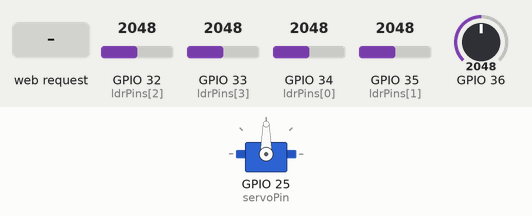
This program was run on a simulated ESP32. Shown: servo. The inputs (shaded band) are chosen by the test bench; at power-on: GPIO 33 (ldrPins[3]) = 2048, GPIO 32 (ldrPins[2]) = 2048, GPIO 35 (ldrPins[1]) = 2048, GPIO 34 (ldrPins[0]) = 2048, GPIO 36 = 2048 (analog values on the 0–4095 scale). Random numbers use the default seed unless the program sets one; what the program prints to the serial monitor is not drawn.

Above: at 1.2 s.
1.3 s: GPIO 33 (ldrPins[3]) set to 122
At 2.7 s:
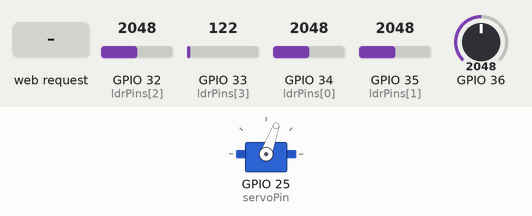
3.2 s: GPIO 32 (ldrPins[2]) set to 122
At 4.6 s:
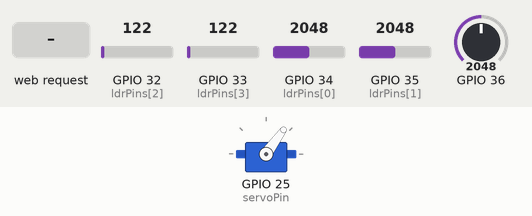
5.0 s: HTTP request GET /control?mode=manual received
At 6.4 s:
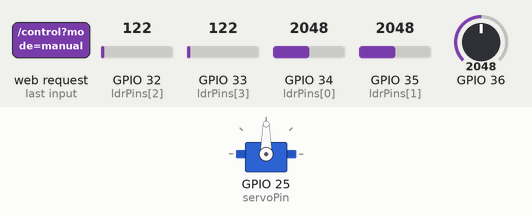
7.2 s: HTTP request GET /control?mode=sunny received
At 8.3 s:
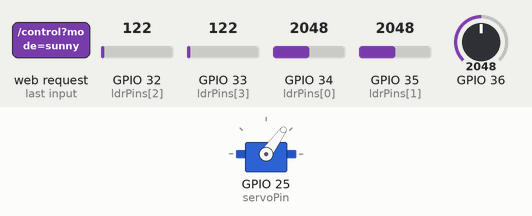
9.4 s: GPIO 35 (ldrPins[1]) set to 2866
At 10.6 s:
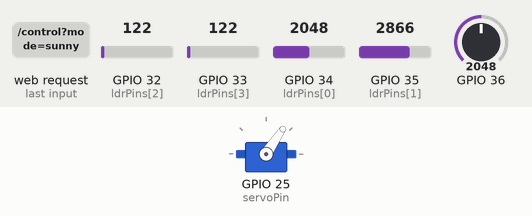
10.9 s: GPIO 34 (ldrPins[0]) set to 1228
At 11.9 s:
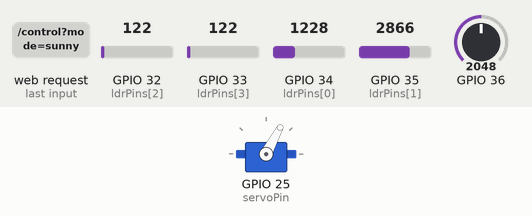
Timing chart, 0 to 13.5 s (numbered marks = the images above; inputs shaded):
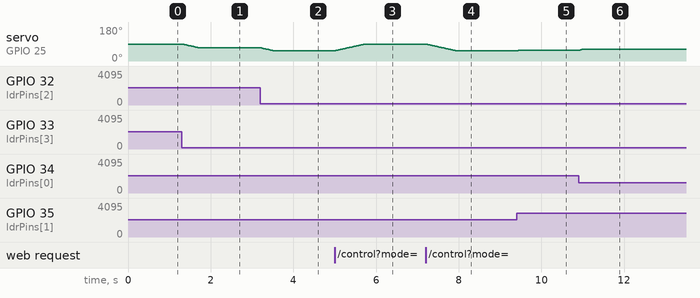

Measured:
- after the input at 1.3 s, servo on GPIO 25 (servoPin): moves from 90° to 70° over 0.39 s, starting at once
- after the input at 3.2 s, servo on GPIO 25 (servoPin): moves from 70° to 54° over 0.31 s, starting at once
- after the input at 5.0 s, servo on GPIO 25 (servoPin): moves from 54° to 90° over 0.72 s, starting at once
- after the input at 7.2 s, servo on GPIO 25 (servoPin): moves from 90° to 54° over 0.72 s, starting at once
- after the input at 9.4 s, servo on GPIO 25 (servoPin): 54° → 56° at once
- after the input at 10.9 s, servo on GPIO 25 (servoPin): 56° → 62° at once

The program:

main.cpp
```cpp
#include <WiFi.h>
#include <WebServer.h>
#include <ESP32Servo.h>
#include <ESPmDNS.h>
#include "webpage.h"

/* ================== GLOBAL ================== */
volatile double panelVoltage = 0.0;
volatile int servoAngle = 90;
volatile int ldrValues[4] = {0,0,0,0};
volatile bool manualMode = false;
volatile int manualAngle = 90;

#define HISTORY 60
volatile float voltageHistory[HISTORY];
volatile int historyIndex = 0;

const float assumedCurrent = 0.8;

/* ================== SERVO ================== */
Servo myServo;
int currentServoPos = 90;
const int servoPin = 25;

/* ================== LDR CONFIG ================== */
const int ldrPins[4]   = {34,35,32,33};
const int ldrAngles[4] = {30,70,110,150};
const int ldrMax[4]    = {2000,3000,2700,1000};

/* ================== WIFI ================== */
const char* ssid = "ESP32-Solar";
const char* password = "12345678";
WebServer server(80);

/* ================== API ================== */
void handleRoot(){ server.send_P(200,"text/html",webpage); }

void handleData(){
 String json="{";
 json+="\"voltage\":"+String(panelVoltage,2)+",";
 json+="\"power\":"+String(panelVoltage*assumedCurrent,2)+",";
 json+="\"angle\":"+String(servoAngle)+",";
 json+="\"mode\":\""+String(manualMode?"manual":"auto")+"\",";
 json+="\"ldr\":["+String(ldrValues[0])+","+String(ldrValues[1])+","+String(ldrValues[2])+","+String(ldrValues[3])+"]";
 json+="}";
 server.send(200,"application/json",json);
}

void handleHistory(){
 String j="[";
 for(int i=0;i<HISTORY;i++){
  j+=String(voltageHistory[i],2);
  if(i<HISTORY-1) j+=",";
 }
 j+="]";
 server.send(200,"application/json",j);
}

void handleControl(){
 if(server.hasArg("mode"))
  manualMode = server.arg("mode")=="manual";
 if(server.hasArg("angle"))
  manualAngle = constrain(server.arg("angle").toInt(),0,180);
 server.send(200,"text/plain","OK");
}

/* ================== CORE 0 ================== */
void core0Task(void* pv){
 analogReadResolution(12);
 analogSetAttenuation(ADC_11db);

 myServo.setPeriodHertz(50);
 myServo.attach(servoPin,500,2400);
 myServo.write(currentServoPos);

 while(true){

  float weightedSum=0,totalWeight=0;

  for(int i=0;i<4;i++){
   int raw=analogRead(ldrPins[i]);
   raw=constrain(raw,0,ldrMax[i]);
   ldrValues[i]=raw;
   float weight=(float)raw/ldrMax[i];
   weightedSum+=weight*ldrAngles[i];
   totalWeight+=weight;
  }

  if(!manualMode && totalWeight>0)
   servoAngle=weightedSum/totalWeight;

  if(manualMode)
   servoAngle=manualAngle;

  servoAngle=constrain(servoAngle,0,180);

  if(currentServoPos<servoAngle) currentServoPos++;
  else if(currentServoPos>servoAngle) currentServoPos--;

  myServo.write(currentServoPos);

  int rawADC=analogRead(36);
  double vadc=(rawADC/4095.0)*3.3;
  panelVoltage=constrain(vadc*11.0,0.0,12.0);

  voltageHistory[historyIndex]=panelVoltage;
  historyIndex=(historyIndex+1)%HISTORY;

  vTaskDelay(pdMS_TO_TICKS(20));
 }
}

/* ================== CORE 1 ================== */
void core1Task(void* pv){
 WiFi.softAP(ssid,password);

 if(MDNS.begin("esp32-solar"))
  Serial.println("Open: http://esp32-solar.local");

 server.on("/",handleRoot);
 server.on("/data",handleData);
 server.on("/history",handleHistory);
 server.on("/control",handleControl);
 server.begin();

 while(true){
  server.handleClient();
  vTaskDelay(1);
 }
}

/* ================== SETUP ================== */
void setup(){
 Serial.begin(115200);
 pinMode(36,INPUT);

 xTaskCreatePinnedToCore(core0Task,"Core0",4096,NULL,1,NULL,0);
 xTaskCreatePinnedToCore(core1Task,"Core1",8192,NULL,1,NULL,1);
}

void loop(){}
```

webpage.h
```cpp
#pragma once

const char webpage[] PROGMEM = R"rawliteral(
<!DOCTYPE html>
<html>
<head>
<meta name="viewport" content="width=device-width, initial-scale=1.0">
<title>SolarVault</title>

<style>
:root{
 --bg:#1b1f2a;
 --panel:#252b3b;
 --border:#343c52;
 --text:#d6deff;
 --muted:#9aa7c7;
 --accent:#6ea8fe;
}

*{box-sizing:border-box;margin:0;padding:0}

body{
 font-family:Segoe UI,system-ui;
 background:var(--bg);
 color:var(--text);
 padding:20px;
}

/* Header */
.header{
 text-align:center;
 margin-bottom:30px;
}

.header h2{
 font-weight:600;
 margin-bottom:6px;
}

.header small{
 color:var(--muted);
}

/* Cards */
.card{
 background:var(--panel);
 padding:20px;
 border-radius:14px;
 border:1px solid var(--border);
 margin-bottom:18px;
}

.card h3{
 font-size:12px;
 color:var(--muted);
 margin-bottom:8px;
 text-transform:uppercase;
 letter-spacing:0.8px;
}

.value{
 font-size:22px;
 font-weight:600;
}

/* Buttons */
button{
 background:var(--accent);
 border:none;
 padding:8px 14px;
 border-radius:8px;
 cursor:pointer;
 font-weight:600;
 color:#0f1422;
 margin-right:10px;
 margin-top:8px;
}

button:active{
 transform:scale(0.98);
}

/* Slider */
input[type=range]{
 width:100%;
 margin-top:10px;
}

/* Charts */
canvas{
 width:100%;
 height:220px;
 background:#1f2436;
 border-radius:12px;
 border:1px solid var(--border);
}

/* Desktop layout enhancement */
@media (min-width:768px){
 .grid{
  display:grid;
  grid-template-columns:repeat(2,1fr);
  gap:20px;
 }
}
</style>
</head>

<body>

<div class="header">
 <h2>Solar Tracker Monitoring</h2>
 <small>esp32-solar.local</small>
</div>

<div class="grid">

<div class="card">
 <h3>Panel Voltage</h3>
 <div class="value" id="voltage">0 V</div>
</div>

<div class="card">
 <h3>Power Output</h3>
 <div class="value" id="power">0 W</div>
</div>

<div class="card">
 <h3>Servo Angle</h3>
 <div class="value" id="angle">0°</div>
</div>

<div class="card">
 <h3>Mode</h3>
 <div class="value" id="mode">AUTO</div>
</div>

</div>

<div class="card">
 <h3>LDR Sensor Readings</h3>
 <div id="ldr" style="color:var(--muted)">0 | 0 | 0 | 0</div>
</div>

<div class="card">
 <h3>Manual Override</h3>
 <button onclick="setMode('auto')">AUTO</button>
 <button onclick="setMode('manual')">MANUAL</button>
 <input type="range" min="0" max="180" oninput="setAngle(this.value)">
</div>

<div class="card">
 <h3>Live Voltage History</h3>
 <canvas id="liveChart"></canvas>
</div>

<div class="card">
 <h3>Weather Simulation</h3>
 <canvas id="weatherChart"></canvas>
 <button onclick="weather('sunny')">Sunny</button>
 <button onclick="weather('rainy')">Rainy</button>
 <button onclick="weather('foggy')">Foggy</button>
</div>

<script>

let liveCtx=document.getElementById("liveChart").getContext("2d");
let weatherCtx=document.getElementById("weatherChart").getContext("2d");

/* ===== Chart Draw ===== */

function drawChart(ctx,data,color){

 let w=ctx.canvas.width;
 let h=ctx.canvas.height;

 ctx.clearRect(0,0,w,h);

 let max=Math.max(...data);
 let min=Math.min(...data);
 if(max===min){ max+=1; min-=1; }

 ctx.beginPath();

 for(let i=0;i<data.length;i++){
  let x=i*(w/(data.length-1));
  let norm=(data[i]-min)/(max-min);
  let y=h-(norm*h*0.85)-10;

  if(i===0) ctx.moveTo(x,y);
  else ctx.lineTo(x,y);
 }

 ctx.strokeStyle=color;
 ctx.lineWidth=2;
 ctx.stroke();
}

/* ===== Live Data ===== */

setInterval(()=>{
 fetch("/data")
 .then(r=>r.json())
 .then(d=>{
   document.getElementById("voltage").innerText=d.voltage.toFixed(2)+" V";
   document.getElementById("power").innerText=d.power.toFixed(2)+" W";
   document.getElementById("angle").innerText=d.angle+"°";
   document.getElementById("ldr").innerText=d.ldr.join(" | ");
   document.getElementById("mode").innerText=d.mode.toUpperCase();
 });

 fetch("/history")
 .then(r=>r.json())
 .then(d=>{
   drawChart(liveCtx,d,"#6ea8fe");
 });

},1000);

/* ===== Weather Profiles ===== */

function sunny(){
 let arr=[];
 for(let i=0;i<60;i++){
   let hour=i/60;
   let irradiance=Math.exp(-Math.pow((hour-0.5)*3,2));
   arr.push(irradiance*10.5);
 }
 return arr;
}

function rainy(){
 let arr=[];
 for(let i=0;i<60;i++){
   let base=2+Math.random()*1.2;
   if(Math.random()>0.9) base+=0.8;
   arr.push(base);
 }
 return arr;
}

function foggy(){
 let arr=[];
 for(let i=0;i<60;i++){
   let hour=i/60;
   let mid=Math.exp(-Math.pow((hour-0.5)*4,2))*2;
   arr.push(4+mid);
 }
 return arr;
}

function weather(type){
 if(type==="sunny") drawChart(weatherCtx,sunny(),"#6ea8fe");
 if(type==="rainy") drawChart(weatherCtx,rainy(),"#6ea8fe");
 if(type==="foggy") drawChart(weatherCtx,foggy(),"#6ea8fe");
}

weather("sunny");

function setMode(m){ fetch("/control?mode="+m); }
function setAngle(v){ fetch("/control?angle="+v); }

</script>

</body>
</html>
)rawliteral";
```
